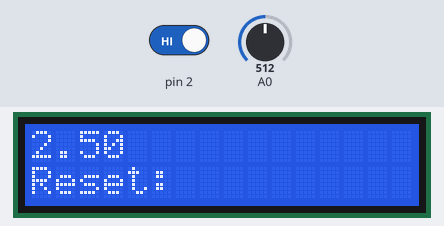
Simulated run of this sketch. Board: Arduino Uno, built with avr-gcc and run on an emulated ATmega328P. On the bench: 16×2 character LCD. The inputs (shaded band) are chosen by the test bench; at power-on: pin 2 HIGH, A0 = 512. The board resets itself during the run and starts again; what the sketch prints to the serial monitor is not drawn.

Above: at 1.3 s.
1.4 s: pin 2 driven LOW
At 2.6 s:
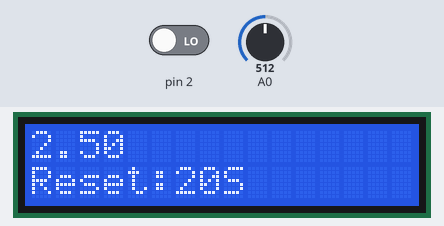
2.9 s: pin 2 driven HIGH
At 3.2 s:
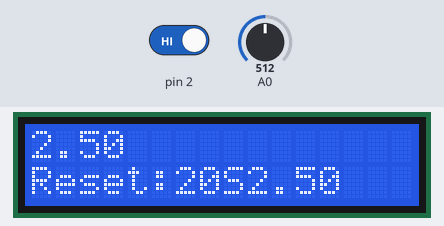
4.4 s: A0 set to 716
At 6.0 s:
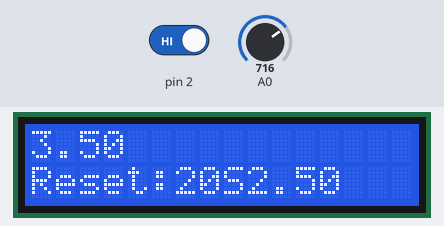
6.4 s: A0 set to 425
At 7.7 s:
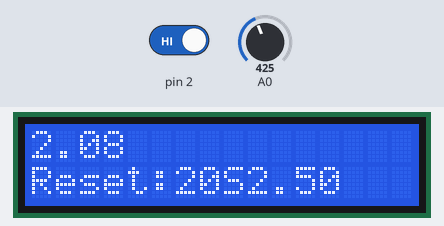
8.4 s: A0 set to 400
At 9.4 s:
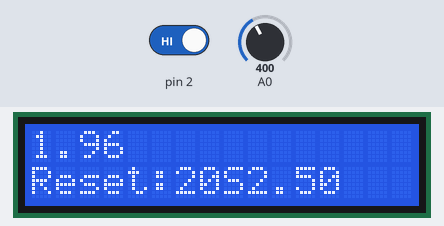
10.4 s: A0 set to 511
At 13.4 s:
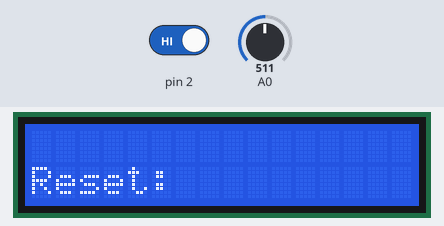
Timing chart, 0 to 14.4 s (numbered marks = the images above; inputs shaded):
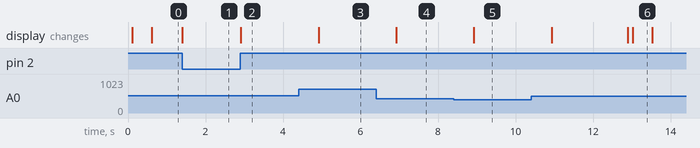

Measured:
- after the input at 1.4 s, the display: changes at once (image 1)
- after the input at 2.9 s, the display: changes at once (image 2)
- after the input at 4.4 s, the display: changes after 0.52 s (image 3)
- after the input at 6.4 s, the display: changes after 0.52 s (image 4)
- after the input at 8.4 s, the display: changes after 0.53 s (image 5)
- after the input at 10.4 s, the display: first changes after 0.53 s (image 6 shows a later state)
- what the display in image 6 shows lasts 0.5 s, from 13.0 s to 13.5 s

The sketch:

ChandiB_deberPerroGuardian.ino
```cpp
/*
 * UNIVERSIDAD TÉCNICA DEL NORTE
 * FICA-CIERCOM
 * SISTEMA MICROPROCESADOS
 * Nombre: Chandi Brayan
 * Realizar un programa que permita que el conversor análogo
 * digital configure al perro guardían a 10,20,30 y 40 segundos.
 * Este proceso se visualiza en una lcd.
 * EL SISTEMA FUNCIONA PREVIAMENTE ESTABLECIENDO EL RANGO CON EL POTENCIOMETRO, SE LEE ESTE VALOR Y
 * SE EFECTUA EL CORRESPONDIENTE RESET LUEGO DE PRESIONAR LA INTERRUPCION.
 */
#include <LiquidCrystal.h> //libreria para el funcionamiento de la lcd
#include <MsTimer2.h> //libreria para la ejecucion del timer
#include<avr/wdt.h> //libreria para el funcionamiento del perro guardian
LiquidCrystal lcd(13, 12, 11, 10, 9, 8); //RS-E-D4-D5-D6-D7 //distribucion de pides de la lcd en el arduino
 int tiempo; //contador para el timer
 float dato; //variable que recoge el dato de la entrada analogica
 void setup() {
 lcd.begin(16, 2); // lcd de 16x2
 Serial.begin(9600);//inicializacion de la comunicacion serial
 Serial.println("Coloque el potenciometro en el rango en el que desee el tiempo de reseteo");
 Serial.println("Inicia el sistema con la interrupcion"); //mensaje inicial
 attachInterrupt(0,activar,LOW); //interrupcion que da inicio al conteo para la ejecucion del reset
 lcd.setCursor(0,1); //posicion del cursor del lcd
 lcd.print("Reset: "); //mensaje inicial lcd
 }
void loop() {
dato=(analogRead(0)*5)/1023.00; //valor de la entrada analogica en funcion de 5v(transformacion)
delay(500); //tiempo
lcd.setCursor(0,0); //posicion del texto en lcd
lcd.print(dato); //se imprime el dato de entrada en la lcd
}
void activar(){ //interrupcion que permite iniciar el perro guardian bajo la condicion del potenciometro de entrada
 MsTimer2::set(500,conteo); //tiempo 500ms para efecto de prueba, nombre del metodo timer
 MsTimer2::start(); //inicializacion del timer
 if(dato>=1 && dato<2 ){ //compara rangos de datos de entrada
  Serial.println("RESET EN 10S"); //se muestra en cuanto tiempo se llevara a cabo el reset
  lcd.setCursor(6,1); //posicion en la lcd
  lcd.print("10S"); //texto que se muestra en la pocicion 6,1 de la lcd
  delay(100);//tiempo para refrescamiento del sistema
  }
   if(dato>=2 && dato<3){           // SE REALIZA LA MISMA COMPARATIVA Y PROCESO QUE LAS CONDICIONES ANTERIORES
  Serial.println("RESET EN 20S");
  lcd.setCursor(6,1);
  lcd.print("20S");
  delay(100);
    }
   if(dato>=3 && dato<4){           // SE REALIZA LA MISMA COMPARATIVA Y PROCESO QUE LAS CONDICIONES ANTERIORES
  Serial.println("RESET EN 30S");
  lcd.setCursor(6,1);
  lcd.print("30S");
  delay(100);
    }
   if(dato>=4 && dato<5){           // SE REALIZA LA MISMA COMPARATIVA Y PROCESO QUE LAS CONDICIONES ANTERIORES
  Serial.println("RESET EN 40S");
  lcd.setCursor(6,1);
  lcd.print("40S");
  delay(100);
    }
  }
void conteo(){ //metodo del timer que se activa con la interrupcion
tiempo++; //tiempo en aumento
Serial.println(tiempo); //se imprime el valor del contador
   if(dato>=1 && dato<2 ){ //condicion a la que tiene que estar el valor de entrada del potenciometro
    if(tiempo==10){ //el tiempo debe llegar a 10s
    lcd.setCursor(6,1); //se posiciona el texto en la lcd
    lcd.print("HECHO"); //se verifica que se ha hecho el reset
    delay(100); //tiempo
    Serial.println("RESET"); //se muestra por comunicacion serial el mensaje de que se a reseteado el sistema
    wdt_enable(WDTO_15MS); //perro guardian habilitado
      }
    }
    if(dato>=2 && dato<3){  //MISMO PROCESO ANTERIOR
      if(tiempo==20){
    lcd.setCursor(6,1);
    lcd.print("HECHO");
    delay(100);
    Serial.println("RESET");
    wdt_enable(WDTO_15MS);
        }
    }
      if(dato>=3 && dato<4){  //MISMO PROCESO ANTERIOR
        if(tiempo==30){
    lcd.setCursor(6,1);
    lcd.print("HECHO");
    delay(100);
    Serial.println("RESET");
    wdt_enable(WDTO_15MS);
        }
    }
      if(dato>=4 && dato<5){   //MISMO PROCESO ANTERIOR
        if(tiempo==40){
       lcd.setCursor(6,1);
       lcd.print("HECHO");
       delay(100);
       Serial.println("RESET");
       wdt_enable(WDTO_15MS);
          }
    }
}
```
